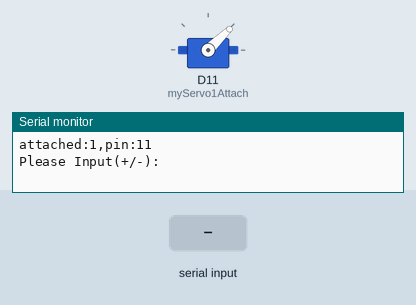
The program below on a simulated Arduino Uno R4 Minima. Parts: servo, the last lines printed to the serial monitor. The test bench sets the inputs (shaded band).

Above: at 3.2 s.
3.3 s: "-" received over Serial
At 5.3 s:
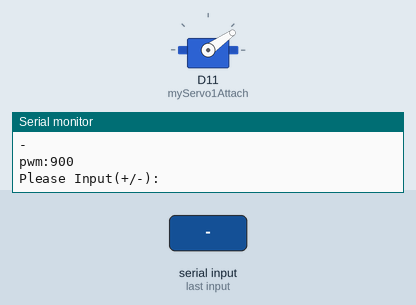
5.8 s: "+" received over Serial
At 7.2 s:
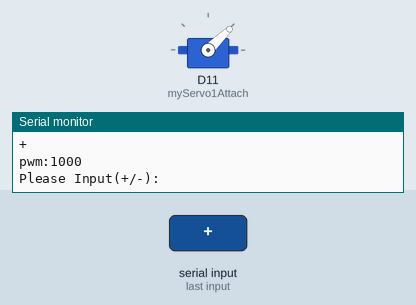
8.3 s: "=" received over Serial
At 10.3 s:
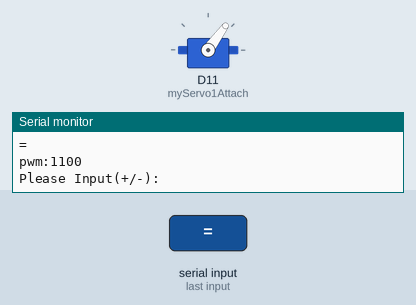
10.8 s: "=" received over Serial
At 12.1 s:
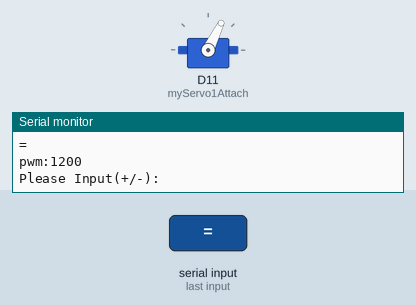
Timing chart, 0 to 13.8 s (numbered marks = the images above; inputs shaded):
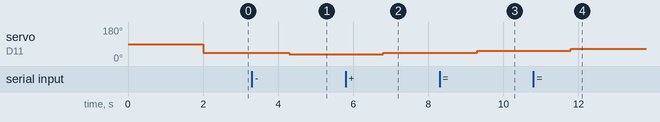

The program:

main.cpp
```cpp
// Refrerence:
// https://blog.csdn.net/weixin_45206768/article/details/114234545
#include <Arduino.h>
#include <Servo.h>

int myServo1Attach = 11;//3
// int myServo2Attach = 5;//5
// int myServo3Attach = 9;//5
// int myServo4Attach = 11;//11

Servo myServo1;

long lastPwm = 1000;
long pwm = 1000;

void setup() {
    // put your setup code here, to run once:
    Serial.begin(115200);
    while (Serial.available()) {
        Serial.read();
    }
    delay(2000);

    bool attached = myServo1.attach(myServo1Attach);
    Serial.print("attached:");
    Serial.print(attached);
    Serial.print(",pin:");
    Serial.println(myServo1Attach);

    myServo1.writeMicroseconds(1000);
}
void loop() {

    // put your main code here, to run repeatedly:
    Serial.println("Please Input(+/-):");
    while (!Serial.available()) {
        delay(1);
    }
    String comStr = Serial.readString();

    Serial.println(comStr);
    if (comStr == "=" || comStr == "+") {
        pwm += 100;
    } else if (comStr == "-") {
        pwm -= 100;
    }
    myServo1.writeMicroseconds(pwm);
    Serial.print("pwm:");
    Serial.println(pwm);
}
```

Measured:
- after the input at 3.3 s, servo on D11 (myServo1Attach): 44° → 35° after 1.0 s
- after the input at 5.8 s, servo on D11 (myServo1Attach): 35° → 44° after 1.0 s
- after the input at 8.3 s, servo on D11 (myServo1Attach): 44° → 54° after 1.0 s
- after the input at 10.8 s, servo on D11 (myServo1Attach): 54° → 64° after 1.0 s
